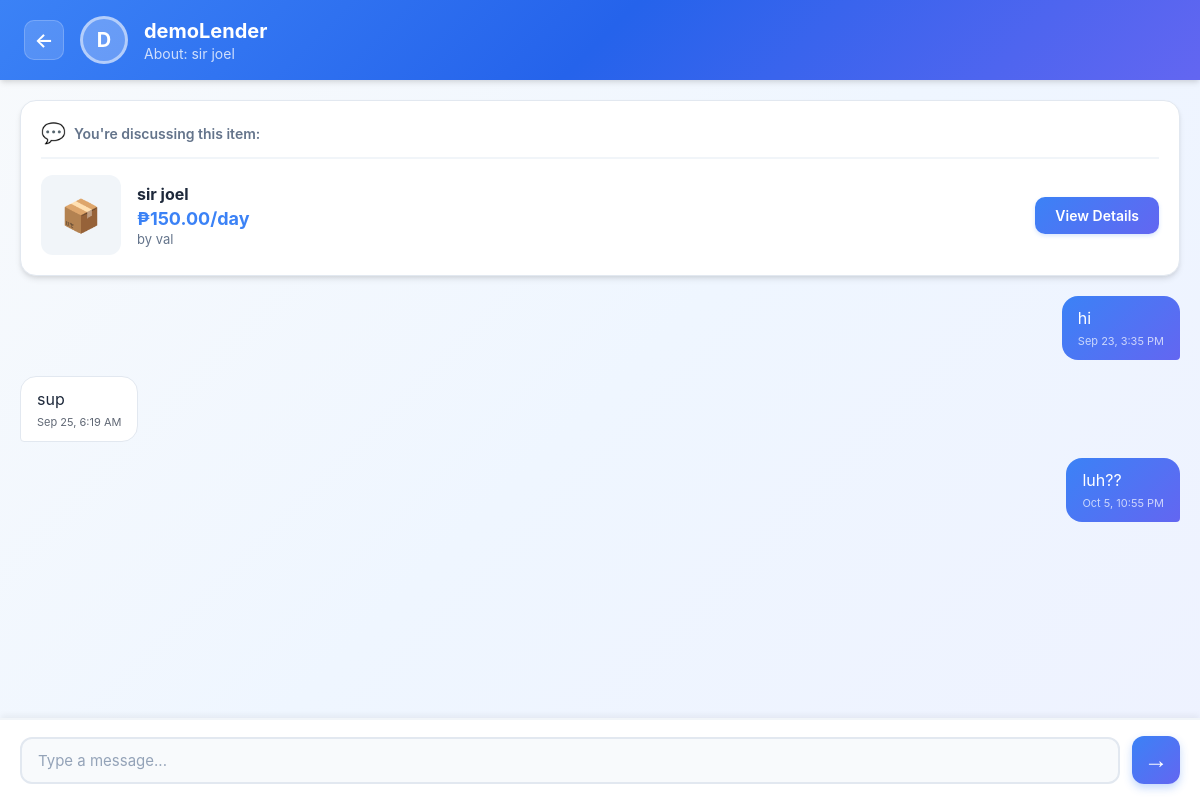
The app's page /chat.php?user_id=1 (signed in) with its own data.
### tables this page shows
CREATE TABLE `users` (
  `ID` int(11) NOT NULL,
  `username` varchar(50) NOT NULL,
  `password` varchar(255) NOT NULL,
  `email` varchar(100) NOT NULL,
  `phone_number` varchar(20) DEFAULT NULL,
  `profile_picture_url` varchar(255) DEFAULT NULL,
  `location_latitude` decimal(10,8) DEFAULT NULL,
  `location_longitude` decimal(11,8) DEFAULT NULL,
  `created_at` timestamp NOT NULL DEFAULT current_timestamp()
);

CREATE TABLE `items` (
  `item_id` int(11) NOT NULL,
  `lender_id` int(11) NOT NULL,
  `title` varchar(100) NOT NULL,
  `description` text NOT NULL,
  `price_per_day` decimal(10,2) NOT NULL,
  `is_available` tinyint(1) DEFAULT 1,
  `available_items_count` int(255) NOT NULL DEFAULT 1,
  `location_latitude` decimal(10,8) DEFAULT NULL,
  `location_longitude` decimal(11,8) DEFAULT NULL,
  `created_at` timestamp NOT NULL DEFAULT current_timestamp(),
  `image_url` varchar(255) NOT NULL
);

CREATE TABLE `messages` (
  `message_id` int(11) NOT NULL,
  `sender_id` int(11) NOT NULL,
  `receiver_id` int(11) NOT NULL,
  `item_id` int(11) DEFAULT NULL,
  `message_text` text NOT NULL,
  `sent_at` timestamp NOT NULL DEFAULT current_timestamp(),
  `is_read` tinyint(1) DEFAULT 0
);

### chat.php (the view, shortened to what this page needs)
<?php
include("connections.php");
$current_user_id = $_SESSION["ID"];
$other_user_id = $_GET['user_id'] ?? null;
$item_id = $_GET['item_id'] ?? null;
$user_query = "SELECT username, profile_picture_url FROM users WHERE ID = $other_user_id";
$user_result = mysqli_query($connections, $user_query);
$other_user = mysqli_fetch_assoc($user_result);
$item_info = null;
if ($item_id) {
    $item_query = "SELECT i.*, u.username as lender_username
                   FROM items i
                   LEFT JOIN users u ON i.lender_id = u.ID
                   WHERE i.item_id = $item_id";
    $item_result = mysqli_query($connections, $item_query);
    $item_info = mysqli_fetch_assoc($item_result);
} else {
    $recent_item_query = "SELECT i.*, u.username as lender_username
                          FROM messages m
                          JOIN items i ON m.item_id = i.item_id
                          LEFT JOIN users u ON i.lender_id = u.ID
                          WHERE ((m.sender_id = $current_user_id AND m.receiver_id = $other_user_id)
                                 OR (m.sender_id = $other_user_id AND m.receiver_id = $current_user_id))
                          AND m.item_id IS NOT NULL
                          ORDER BY m.sent_at DESC
                          LIMIT 1";
    $recent_item_result = mysqli_query($connections, $recent_item_query);
    if ($recent_item_result && mysqli_num_rows($recent_item_result) > 0) {
        $item_info = mysqli_fetch_assoc($recent_item_result);
    }
}
$messages_query = "SELECT m.*, u.username as sender_name, i.title as item_title, i.image_url as item_image
                   FROM messages m
                   JOIN users u ON m.sender_id = u.ID
                   LEFT JOIN items i ON m.item_id = i.item_id
                   WHERE ((m.sender_id = $current_user_id AND m.receiver_id = $other_user_id)
                          OR (m.sender_id = $other_user_id AND m.receiver_id = $current_user_id))
                   ORDER BY m.sent_at ASC";
$messages = mysqli_query($connections, $messages_query);
?>
<!DOCTYPE html>
<html lang="en">
<head>
</head>
<body>
    <div class="chat-header">
        <a href="messaging.php" class="back-btn">←</a>
        <div class="user-avatar">
            <?php if ($other_user['profile_picture_url'] && file_exists($other_user['profile_picture_url'])): ?>
                <img src="<?php echo htmlspecialchars($other_user['profile_picture_url']); ?>" alt="Profile">
            <?php else: ?>
                <?php echo strtoupper(substr($other_user['username'], 0, 1)); ?>
            <?php endif; ?>
        </div>
        <div class="chat-info">
            <h2><?php echo htmlspecialchars($other_user['username']); ?></h2>
            <p class="chat-subtitle">
                <?php if ($item_info): ?>
                    About: <?php echo htmlspecialchars($item_info['title']); ?>
                <?php else: ?>
                    All conversations
                <?php endif; ?>
            </p>
        </div>
    </div>
    <div class="chat-container">
        <?php if ($item_info): ?>
            <div class="item-context-card">
                <div class="item-context-header">
                    <span class="context-icon">💬</span>
                    <span class="context-text">You're discussing this item:</span>
                </div>
                <div class="item-context-content">
                    <div class="item-context-image">
                        <?php if ($item_info['image_url'] && file_exists($item_info['image_url'])): ?>
                            <img src="<?php echo htmlspecialchars($item_info['image_url']); ?>" alt="<?php echo htmlspecialchars($item_info['title']); ?>">
                        <?php else: ?>
                            <div class="item-placeholder">📦</div>
                        <?php endif; ?>
                    </div>
                    <div class="item-context-details">
                        <h4 class="item-context-title"><?php echo htmlspecialchars($item_info['title']); ?></h4>
                        <p class="item-context-price">₱<?php echo number_format($item_info['price_per_day'], 2); ?>/day</p>
                        <p class="item-context-lender">by <?php echo htmlspecialchars($item_info['lender_username']); ?></p>
                    </div>
                    <div class="item-context-actions">
                        <a href="item_details.php?item_id=<?php echo $item_info['item_id']; ?>" class="view-item-btn" target="_blank">
                            View Details
                        </a>
                    </div>
                </div>
            </div>
        <?php endif; ?>
        <div class="messages-area" id="messagesArea">
            <?php if (mysqli_num_rows($messages) > 0): ?>
                <?php
                while($message = mysqli_fetch_assoc($messages)):
                ?>
                    <div class="message <?php echo $message['sender_id'] == $current_user_id ? 'sent' : 'received'; ?>"
                         data-ts="<?php echo htmlspecialchars($message['sent_at']); ?>"
                         data-id="<?php echo (int)$message['message_id']; ?>">
                        <div class="message-bubble">
                            <?php echo nl2br(htmlspecialchars($message['message_text'])); ?>
                            <div class="message-time">
                                <?php echo date('M j, g:i A', strtotime($message['sent_at'])); ?>
                            </div>
                        </div>
                    </div>
                <?php endwhile; ?>
            <?php else: ?>
                <div class="no-messages">
                    <p>No messages yet. Start the conversation!</p>
                </div>
            <?php endif; ?>
        </div>
        <div class="message-input-area">
            <form class="message-form" id="messageForm">
                <textarea
                    name="message_text"
                    class="message-input"
                    placeholder="Type a message..."
                    required
                    rows="1"
                    id="messageInput"
                ></textarea>
                <button type="submit" class="send-btn" id="sendBtn">→</button>
            </form>
        </div>
    </div>
</body>
</html>

### records on screen
users: username "D", username "demoLender"
items: title "sir joel", price_per_day "150.00", lender.username "val"
messages: message_text "hi", sent_at "Sep 23, 3:35 PM"
messages: message_text "sup", sent_at "Sep 25, 6:19 AM"
messages: message_text "luh??", sent_at "Oct 5, 10:55 PM"
